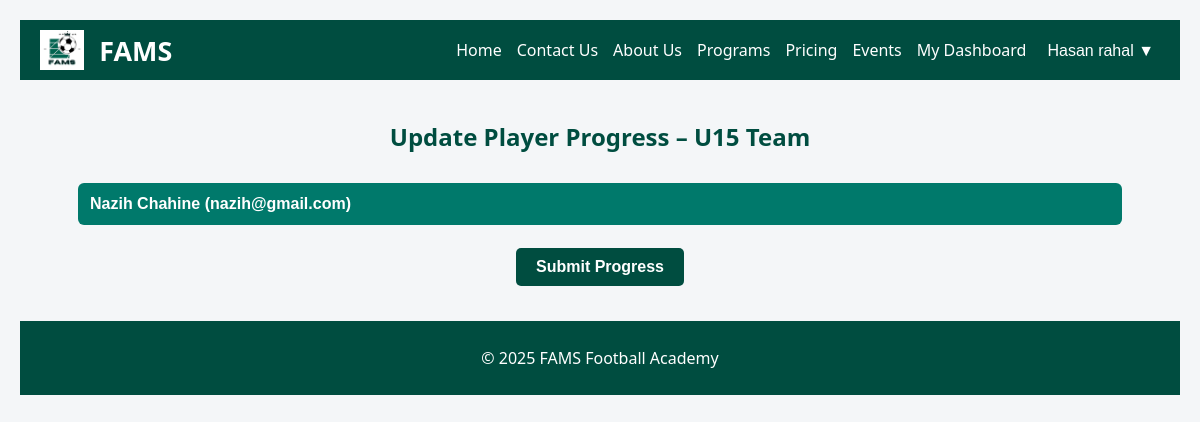
Page /Dashboards/update-player-progress.php (signed in) on the committed database.
### tables this page shows
CREATE TABLE `users` (
  `id` int(11) NOT NULL,
  `full_name` varchar(100) NOT NULL,
  `father_name` varchar(100) NOT NULL,
  `gender` enum('Male','Female','Other') NOT NULL,
  `age` int(11) NOT NULL,
  `email` varchar(100) NOT NULL,
  `password_hash` varchar(255) NOT NULL,
  `created_at` timestamp NOT NULL DEFAULT current_timestamp(),
  `role` enum('NONE','Admin','Player','Coach') NOT NULL DEFAULT 'NONE',
  `plan` enum('U15','U18','U21','NONE') DEFAULT 'NONE',
  `total_attended` int(11) DEFAULT 0,
  `total_absent` int(11) DEFAULT 0,
  `coach_type` enum('Head Coach','Assistant Coach','Goalkeeping Coach','Fitness Coach') DEFAULT NULL,
  `coach_team` enum('U15','U18','U21') DEFAULT NULL
);

### Dashboards/update-player-progress.php (the view, shortened to what this page needs)
<?php
include '../includes/db.php';
include  '../includes/header.php';
$user_id = $_SESSION['user_id'];
$stmt = $conn->prepare("SELECT role, coach_team FROM users WHERE id = ?");
$stmt->bind_param("i", $user_id);
$stmt->execute();
$stmt->bind_result($role, $coach_team);
$stmt = $conn->prepare("SELECT id, full_name, email FROM users WHERE role = 'Player' AND plan = ?");
$stmt->bind_param("s", $coach_team);
$stmt->execute();
$players = $stmt->get_result()->fetch_all(MYSQLI_ASSOC);
?>
<h2>Update Player Progress – <?= htmlspecialchars($coach_team) ?> Team</h2>
<form method="POST" action="update-player-progress.php">
    <?php foreach ($players as $index => $player): ?>
        <div class="accordion-group">
            <button type="button" class="accordion-toggle" onclick="toggleForm('form<?= $index ?>')">
                <?= htmlspecialchars($player['full_name']) ?> (<?= htmlspecialchars($player['email']) ?>)
            </button>
        </div>
    <?php endforeach; ?>
    <button type="submit" class="btn">Submit Progress</button>
</form>
<?php include '../includes/footer.php'; ?>

### assets/css/style.css (style rules this page uses)
body { font-family: "DM Sans", sans-serif; margin: 0; padding: 0; background: #f5f5f5; }
.btn { background-color: #004d40; color: white; padding: 10px 25px; border: none; border-radius: 5px; text-decoration: none; font-weight: bold; }
.btn { background-color: #004d40; color: white; padding: 10px 20px; border: none; border-radius: 5px; font-weight: bold; cursor: pointer; }
body { font-family: 'Segoe UI', Tahoma, Geneva, Verdana, sans-serif; background-color: #f4f6f8; margin: 0; padding: 20px; color: #333; }
.btn { display: block; background-color: #004d40; color: white; padding: 12px 24px; font-size: 16px; border: none; border-radius: 8px; cursor: pointer; margin: 30px auto 0; font-weight: bold; transition: background-color 0.3s ease; }
.accordion-toggle { width: 100%; background-color: #00796b; color: white; padding: 12px; text-align: left; border: none; outline: none; font-size: 16px; font-weight: bold; border-radius: 6px; margin-bottom: 8px; cursor: pointer; }
h2 { text-align: center; color: #004d40; margin-bottom: 30px; }
.btn { display: block; background: #004d40; color: white; padding: 10px 20px; margin: 15px auto; border: none; border-radius: 5px; font-weight: bold; cursor: pointer; }

### rows in the picture
users: coach_team "U15"
users: full_name "Nazih Chahine", email "nazih@gmail.com"

### other values in the picture
$_SESSION['user_name'] "Hasan rahal"
